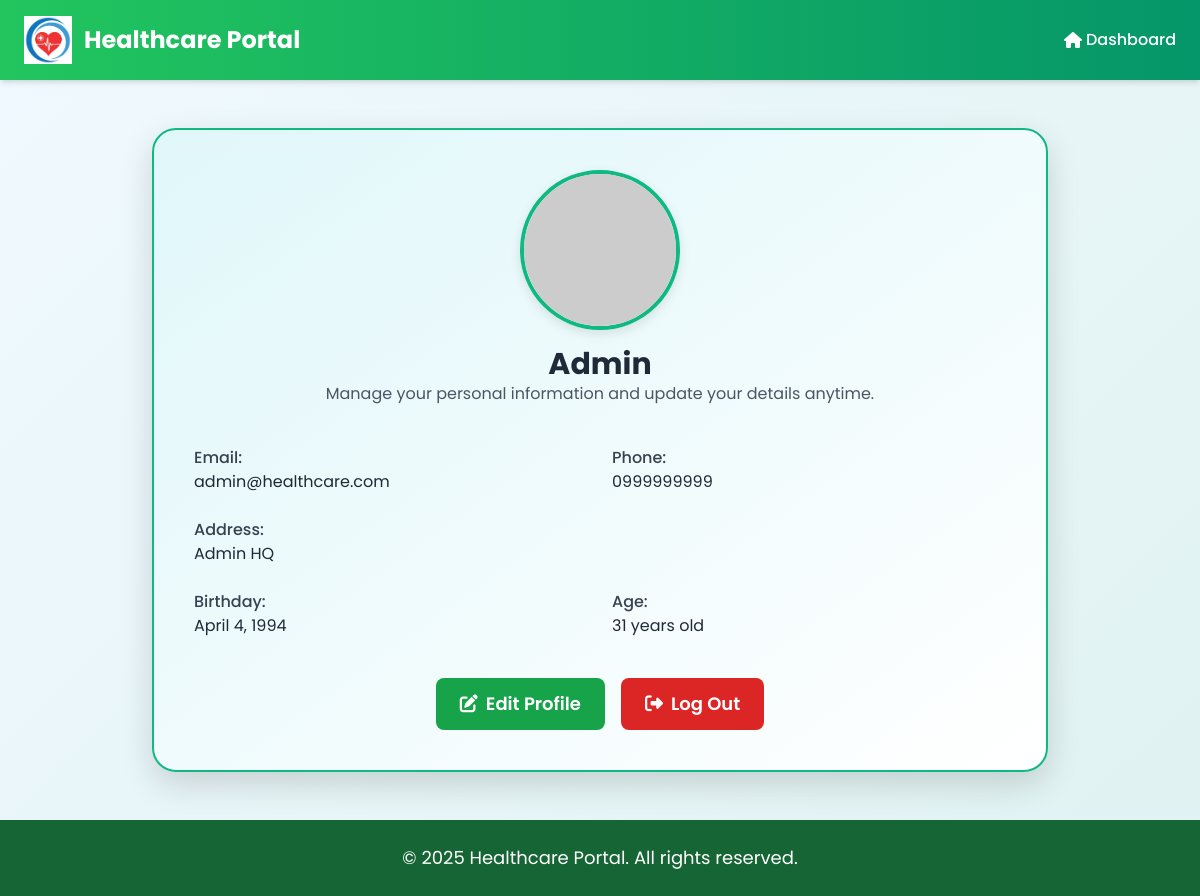
/profile.php (signed in), run on the app's committed database.
### tables this page shows
CREATE TABLE `users` (
  `id` int(11) NOT NULL,
  `full_name` varchar(255) NOT NULL,
  `role` int(11) NOT NULL,
  `age` int(11) NOT NULL,
  `address` text NOT NULL,
  `birthday` date NOT NULL,
  `email` varchar(255) NOT NULL,
  `password` varchar(255) NOT NULL,
  `created_at` timestamp NOT NULL DEFAULT current_timestamp(),
  `updated_at` timestamp NOT NULL DEFAULT current_timestamp() ON UPDATE current_timestamp(),
  `phone` varchar(15) DEFAULT NULL
);

### profile.php (the view, shortened to what this page needs)
<?php
include('config.php');
$user_id = $_SESSION['user_id'];
$sql = "SELECT * FROM users WHERE id = :user_id";
$stmt = $pdo->prepare($sql);
$stmt->bindParam(':user_id', $user_id, PDO::PARAM_INT);
$stmt->execute();
$user = $stmt->fetch(PDO::FETCH_ASSOC);
?>
<!DOCTYPE html>
<html lang="en">
<head>
    <script src="https://cdn.tailwindcss.com"></script>
    <link rel="stylesheet" href="https://cdnjs.cloudflare.com/ajax/libs/font-awesome/6.4.0/css/all.min.css">
</head>
<body>
    <div class="min-h-screen flex flex-col">
        <header class="bg-gradient-to-r from-green-500 to-emerald-600 shadow-md py-4 px-6 flex items-center justify-between text-white">
            <div class="flex items-center gap-3">
                <img src="Images/Logo.png" alt="Logo" class="w-12 h-12">
                <h1 class="text-2xl font-bold">Healthcare Portal</h1>
            </div>
            <a href="patient-dashboard.php" class="hover:underline font-medium flex items-center gap-1"><i class="fas fa-home"></i> Dashboard</a>
        </header>
        <main class="flex-1 flex items-center justify-center py-12 px-4">
            <div class="max-w-4xl w-full profile-card fade-in">
                <div class="text-center">
                    <img src="https://ui-avatars.com/api/?name=<?php echo urlencode($user['full_name']); ?>&background=10B981&color=fff&size=192&font-size=0.5&bold=true" alt="Avatar" class="w-40 h-40 rounded-full mx-auto mb-4">
                    <h2 class="text-3xl font-bold text-gray-800"><?php echo htmlspecialchars($user['full_name']); ?></h2>
                    <p class="text-gray-600">Manage your personal information and update your details anytime.</p>
                </div>
                <div class="grid grid-cols-1 sm:grid-cols-2 gap-6 mt-10">
                    <div>
                        <p class="text-gray-700 font-medium">Email:</p>
                        <p class="text-gray-800"><?php echo htmlspecialchars($user['email']); ?></p>
                    </div>
                    <div>
                        <p class="text-gray-700 font-medium">Phone:</p>
                        <p class="text-gray-800"><?php echo htmlspecialchars($user['phone'] ?? 'Not provided'); ?></p>
                    </div>
                    <div class="sm:col-span-2">
                        <p class="text-gray-700 font-medium">Address:</p>
                        <p class="text-gray-800"><?php echo htmlspecialchars($user['address'] ?? 'Not provided'); ?></p>
                    </div>
                    <div>
                        <p class="text-gray-700 font-medium">Birthday:</p>
                        <p class="text-gray-800"><?php echo !empty($user['birthday']) ? htmlspecialchars(date('F j, Y', strtotime($user['birthday']))) : 'Not provided'; ?></p>
                    </div>
                    <div>
                        <p class="text-gray-700 font-medium">Age:</p>
                        <p class="text-gray-800">
                            <?php
                            if (!empty($user['birthday'])) {
                                $birthDate = new DateTime($user['birthday']);
                                $today = new DateTime('today');
                                $age = $birthDate->diff($today)->y;
                                echo $age . " years old";
                            } else {
                                echo "Not provided";
                            }
                            ?>
                        </p>
                    </div>
                </div>
                <div class="flex flex-col sm:flex-row gap-4 mt-10 justify-center">
                    <a href="edit_profile.php" class="btn-primary px-6 py-3 rounded-lg text-lg font-semibold text-center"><i class="fas fa-edit mr-2"></i>Edit Profile</a>
                    <form action="logout.php" method="POST">
                        <button type="submit" class="btn-secondary px-6 py-3 rounded-lg text-lg font-semibold w-full sm:w-auto"><i class="fas fa-sign-out-alt mr-2"></i>Log Out</button>
                    </form>
                </div>
            </div>
        </main>
        <footer class="bg-green-800 text-white text-center py-6 mt-auto">
            <p class="text-lg">© <?php echo date("Y"); ?> Healthcare Portal. All rights reserved.</p>
        </footer>
    </div>
</body>
</html>

### profile.php (style rules this page uses)
body { font-family: 'Poppins', sans-serif; background: linear-gradient(135deg, #f0f9ff, #e0f2f1); }
.btn-primary { background-color: #16A34A; color: #fff; transition: all 0.3s ease; }
.btn-secondary { background-color: #DC2626; color: white; transition: all 0.3s ease; }
.profile-card { background: linear-gradient(to top left, #ffffff, #e0f7fa); border-radius: 1.5rem; box-shadow: 0 12px 32px rgba(0, 0, 0, 0.15); padding: 2.5rem; border: 2px solid #10B981; }
.profile-card img { border: 4px solid #10B981; box-shadow: 0 4px 12px rgba(0,0,0,0.1); }
.fade-in { animation: fadeIn 0.4s ease-in-out; }

### data on the page
users: full_name "Admin", email "admin@healthcare.com", phone "0999999999", address "Admin HQ", birthday "April 4, 1994", birthday "31"
